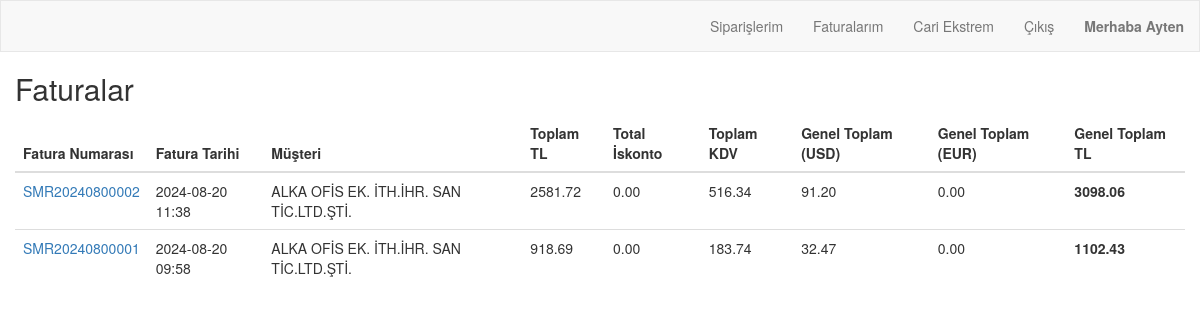
Before: /order/customer/user_invoice_list/ (signed in) with the older database file.
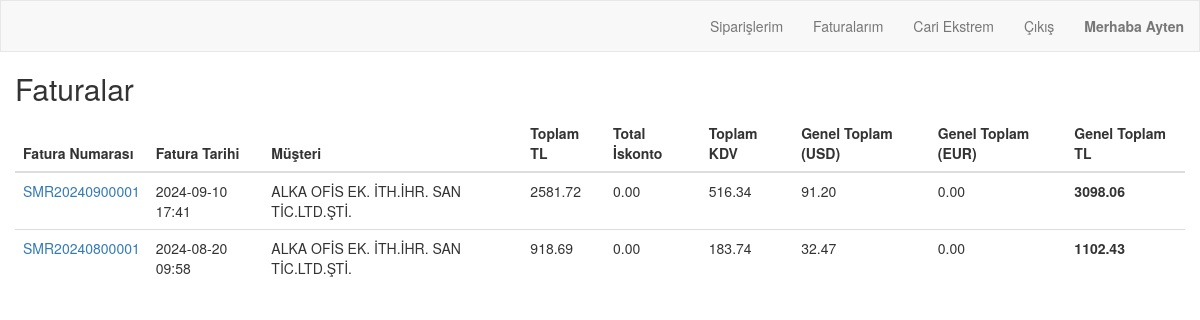
After: the same page with the newer database file.
### order/models.py (models this page shows, shortened)
class Invoice(models.Model):
    invoice_number = models.CharField(max_length=20, unique=True, blank=True)
    order = models.OneToOneField(Order, on_delete=models.CASCADE, related_name="invoice")
    invoice_date = models.DateTimeField(auto_now_add=True)
    billing_address = models.CharField(max_length=250, blank=True)
    total_amount = models.DecimalField(max_digits=10, decimal_places=2, blank=True, default=0)
    total_discount = models.DecimalField(max_digits=10, decimal_places=2, blank=True, default=0)
    tax_amount = models.DecimalField(max_digits=10, decimal_places=2, blank=True, default=0)
    grand_total = models.DecimalField(max_digits=10, decimal_places=2, blank=True, default=0)
    grand_total_USD = models.DecimalField(max_digits=10, decimal_places=2, blank=True, default=0)
    grand_total_EUR = models.DecimalField(max_digits=10, decimal_places=2, blank=True, default=0)
    status = models.CharField(max_length=50, default='Pending')
    published = models.BooleanField(default=False)

class Order(models.Model):
    order_number = models.CharField(max_length=20, unique=True, blank=True)
    customer = models.ForeignKey(Customer, on_delete=models.PROTECT, related_name="customer_orders")
    date = models.DateTimeField(auto_now_add=True)
    user = models.ForeignKey(User, on_delete=models.CASCADE, related_name="user_orders")
    is_billed = models.BooleanField(default=False)

class Customer(models.Model):
    user = models.ForeignKey(User, on_delete=models.CASCADE, related_name="user_customers",blank=True,null=True)
    customerCode = models.CharField(max_length=50)
    companyName = models.CharField(max_length=50)
    taxOffice = models.CharField(max_length=50)
    tax_number = models.CharField(max_length=50, blank=True)
    name = models.CharField(max_length=50, blank=True)
    middleName = models.CharField(max_length=50, blank=True)
    surname = models.CharField(max_length=50, blank=True)
    city = models.CharField(max_length=50)
    district = models.CharField(max_length=50)
    adress = models.CharField(max_length=250, blank=True)
    shipping_adress=models.CharField(max_length=250, blank=True)
    country = models.CharField(max_length=50, blank=True, default="Türkiye")
    email = models.EmailField(blank=True)
    telephone = models.CharField(max_length=11, blank=True)
    customerType = models.CharField(max_length=50, blank=True)
    contactPerson = models.CharField(max_length=50, blank=True)
    E_invoice=models.BooleanField(default=True)
    def __str__(self):
        return self.companyName

### order/views.py (the view)
# urls.py: path('customer/user_invoice_list/', views.user_invoice_list, name='user_invoice_list'),
@login_required
def user_invoice_list(request):
    invoices = Invoice.objects.all().order_by('-invoice_date')
    return render(request, 'order/user_invoice_list.html', {'invoices': invoices})

### order/Templates/order/user_invoice_list.html
{% extends "order/navbar.html" %}
{% block content %}
    <h2>Faturalar</h2>
    <table class="table">
        <thead>
            <tr>
                <th>Fatura Numarası</th>
                <th>Fatura Tarihi</th>
                <th>Müşteri</th>
                <th>Toplam TL</th>
                <th>Total İskonto</th>
                <th>Toplam KDV</th>
                <th>Genel Toplam (USD)</th>
                <th>Genel Toplam (EUR)</th>
                <th>Genel Toplam TL</th>
            </tr>
        </thead>
        <tbody>
            {% for invoice in invoices %}
            {% if invoice.order.customer.user == request.user %}
                <tr>
                    <td><a href="{% url 'order:invoice_detail' invoice.invoice_number %}">{{ invoice.invoice_number }}</td>
                    <td>{{ invoice.invoice_date|date:"Y-m-d H:i" }}</td>
                    <td>{{ invoice.order.customer }}</td>
                    <td>{{ invoice.total_amount }}</td>
                    <td>{{ invoice.total_discount }}</td>
                    <td>{{ invoice.tax_amount }}</td>
                    <td>{{ invoice.grand_total_USD }}</td>
                    <td>{{ invoice.grand_total_EUR }}</td>
                    <td><b>{{ invoice.grand_total }}</b></td>
                </tr>
                 {% endif%}
            {% endfor %}
        </tbody>
    </table>
{% endblock %}

Changed rows visible on the page:
removed Invoice: invoice_number "SMR20240800002", invoice_date "2024-08-20 11:38", order.customer "ALKA OFİS EK. İTH.İHR. SAN TİC.LTD.ŞTİ.", total_amount "2581.72", total_discount "0.00", tax_amount "516.34", grand_total_USD "91.20", grand_total_EUR "0.00", grand_total "3098.06"
added Invoice: invoice_number "SMR20240900001", invoice_date "2024-09-10 17:41", order.customer "ALKA OFİS EK. İTH.İHR. SAN TİC.LTD.ŞTİ.", total_amount "2581.72", total_discount "0.00", tax_amount "516.34", grand_total_USD "91.20", grand_total_EUR "0.00", grand_total "3098.06"
